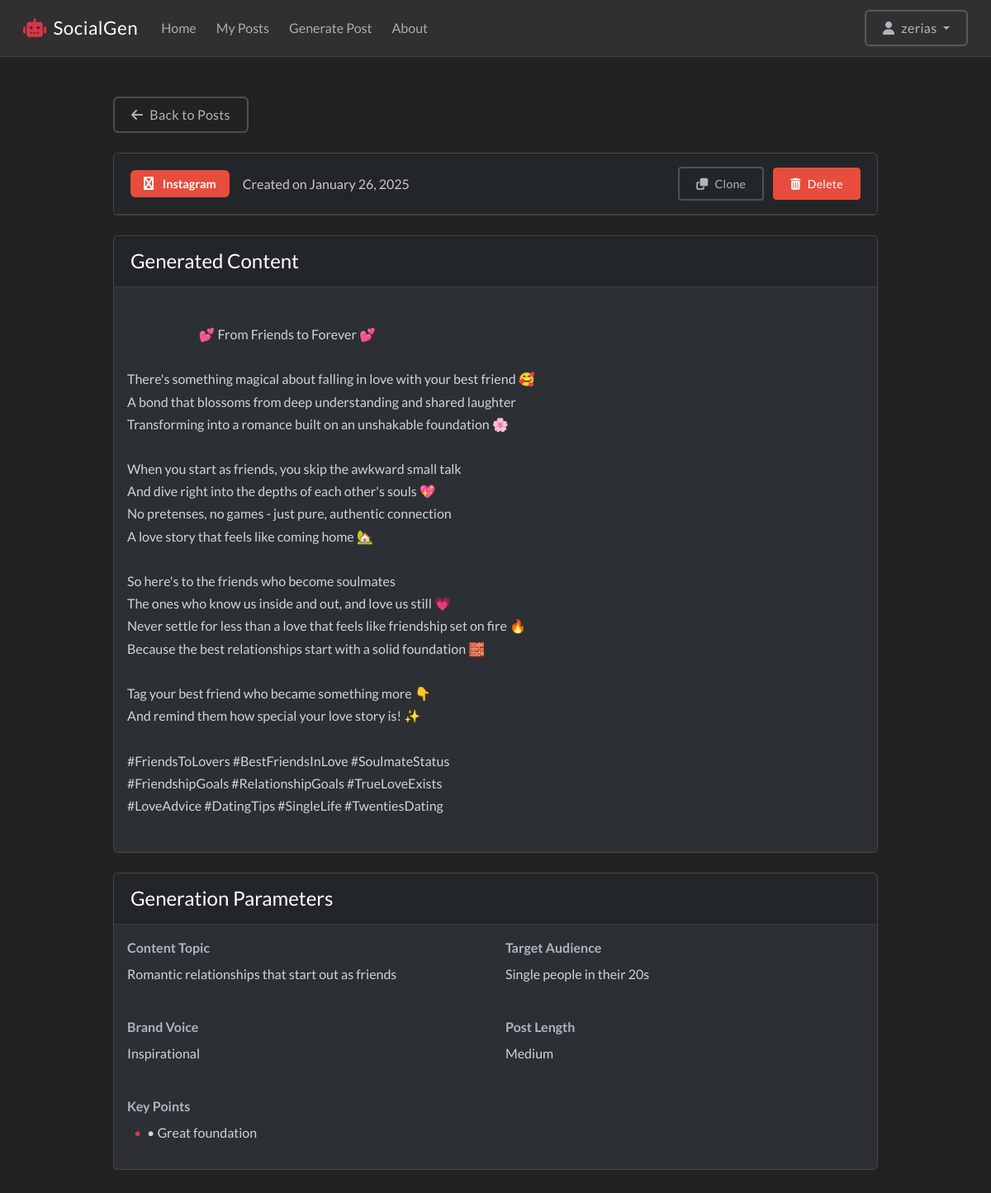
The page /generator/34/ (signed in) on the database its author committed.
### generator/models.py (models this page shows, shortened)
class GeneratedPost(models.Model):
    user = models.ForeignKey(User, on_delete=models.CASCADE)
    created_on = models.DateTimeField(auto_now_add=True)
    content = models.TextField()
    PLATFORM_CHOICES = [
        ('LI', 'LinkedIn'),
        ('TW', 'Twitter'),
        ('IG', 'Instagram'),
        ('FB', 'Facebook'),
    ]
    platform = models.CharField(max_length=2, choices=PLATFORM_CHOICES)
    VOICE_CHOICES = [
        ('PRO', 'Professional'),
        ('CAS', 'Casual'),
        ('HUM', 'Humorous'),
        ('EDU', 'Educational'),
        ('INS', 'Inspirational'),
    ]
    brand_voice = models.CharField(max_length=3, choices=VOICE_CHOICES)
    target_audience = models.TextField()
    content_topic = models.TextField()
    call_to_action = models.CharField(max_length=25, blank =True)
    key_points = models.TextField()
    LENGTH_CHOICES = [
        ('S', 'Short'),
        ('M', 'Medium'),
        ('L', 'Long'),
    ]
    post_length = models.CharField(max_length=1, choices=LENGTH_CHOICES)
    ai_response = models.JSONField(null=True, blank=True)
    class Meta:
        ordering = ['created_on']
    def parse_claude_response(self):
        if not self.content:
            return ''
        return mark_safe(self.content.replace('\n', '<br>'))

### generator/views.py (the view)
# urls.py: path('<int:pk>/', views.PostDetailView.as_view(), name='post-detail'),
class PostDetailView(LoginRequiredMixin, DetailView):
    model = GeneratedPost
    template_name = 'generator/post_detail.html'
    context_object_name = 'post'
    def get_queryset(self):
        return GeneratedPost.objects.filter(user=self.request.user)

### templates/generator/post_detail.html (shortened to what this page needs)
{% extends 'base.html' %}
{% load static %}
{% block css %}
<link rel="stylesheet" href="{% static 'css/detail.css' %}">
{% endblock %}
{% block content %}
<div class="post-detail-container">
    <div class="container py-4">
        <div class="row justify-content-center">
            <div class="col-lg-10">
                <div class="mb-4">
                    <a href="{% url 'generator:post-list' %}" class="btn btn-outline-light">
                        <i class="fas fa-arrow-left me-2"></i>Back to Posts
                    </a>
                </div>
                <div class="card mb-4">
                    <div class="card-header d-flex justify-content-between align-items-center">
                        <div class="d-flex align-items-center">
                            <span class="platform-badge badge bg-danger me-3">
                                <i class="fas fa-{{ post.get_platform_display|lower }} me-2"></i>
                                {{ post.get_platform_display }}
                            </span>
                            <span class="text-muted">Created on {{ post.created_on|date:"F d, Y" }}</span>
                        </div>
                        <div class="actions">
                            <a href="{% url 'generator:post-clone' post.pk %}" class="btn btn-outline-light btn-sm me-2">
                                <i class="fas fa-clone me-2"></i>Clone
                            </a>
                            <a href="{% url 'generator:post-delete' post.pk %}" class="btn btn-danger btn-sm">
                                <i class="fas fa-trash-alt me-2"></i>Delete
                            </a>
                        </div>
                    </div>
                </div>
                <div class="card mb-4">
                    <div class="card-header">
                        <h4 class="mb-0">Generated Content</h4>
                    </div>
                    <div class="card-body">
                        <div class="generated-content">
                            {{ post.parse_claude_response }}
                        </div>
                    </div>
                </div>
                <div class="card">
                    <div class="card-header">
                        <h4 class="mb-0">Generation Parameters</h4>
                    </div>
                    <div class="card-body">
                        <div class="row g-4">
                            <div class="col-md-6">
                                <div class="parameter-group">
                                    <label class="fw-bold">Content Topic</label>
                                    <p>{{ post.content_topic }}</p>
                                </div>
                            </div>
                            <div class="col-md-6">
                                <div class="parameter-group">
                                    <label class="fw-bold">Target Audience</label>
                                    <p>{{ post.target_audience }}</p>
                                </div>
                            </div>
                            <div class="col-md-6">
                                <div class="parameter-group">
                                    <label class="fw-bold">Brand Voice</label>
                                    <p>{{ post.get_brand_voice_display }}</p>
                                </div>
                            </div>
                            <div class="col-md-6">
                                <div class="parameter-group">
                                    <label class="fw-bold">Post Length</label>
                                    <p>{{ post.get_post_length_display }}</p>
                                </div>
                            </div>
                            <div class="col-12">
                                <div class="parameter-group">
                                    <label class="fw-bold">Key Points</label>
                                    <div class="key-points">
                                        {% for point in post.key_points.splitlines %}
                                            {% if point %}
                                                <p class="mb-2">• {{ point }}</p>
                                            {% endif %}
                                        {% endfor %}
                                    </div>
                                </div>
                            </div>
                        </div>
                    </div>
                </div>
            </div>
        </div>
    </div>
</div>
{% endblock %}

### templates/navbar.html (shortened to what this page needs)
<nav class="navbar navbar-expand-lg bg-dark navbar-dark">
    <div class="container-fluid">
        <a class="navbar-brand" href="{% url 'home' %}">
            <i class="fas fa-robot me-2"></i>SocialGen
        </a>
        <div class="collapse navbar-collapse" id="navbarContent">
            <ul class="navbar-nav me-auto mb-2 mb-lg-0">
                <li class="nav-item">
                    <a class="nav-link {% if request.path == '/' %}active{% endif %}"
                       href="{% url 'home' %}">Home</a>
                </li>
                {% if user.is_authenticated %}
                <li class="nav-item">
                    <a class="nav-link {% if 'post-list' in request.path %}active{% endif %}"
                       href="{% url 'generator:post-list' %}">My Posts</a>
                </li>
                <li class="nav-item">
                    <a class="nav-link {% if 'post-create' in request.path %}active{% endif %}"
                       href="{% url 'generator:post-create' %}">Generate Post</a>
                </li>
                {% endif %}
                <li class="nav-item">
                    <a class="nav-link {% if 'about' in request.path %}active{% endif %}"
                       href="{% url 'about' %}">About</a>
                </li>
            </ul>
            <div class="d-flex align-items-center">
                {% if user.is_authenticated %}
                    <div class="dropdown">
                        <button class="btn btn-outline-light dropdown-toggle" type="button" data-bs-toggle="dropdown" aria-expanded="false">
                            <i class="fas fa-user me-2"></i>{{ user.username }}
                        </button>
                    </div>
                {% endif %}
            </div>
        </div>
    </div>
</nav>

### static/css/base.css (style rules this page uses)
html, body { min-height: 100vh; padding: 0; margin: 0; scroll-behavior: smooth; }
body { display: flex; flex-direction: column; background-color: #222; }
.navbar { border-bottom: 1px solid rgba(255, 255, 255, 0.1); padding: 0.75rem 1rem; }
.navbar-brand { font-size: 1.4rem; font-weight: 500; letter-spacing: 0.5px; }
.navbar-brand i { color: #dc3545; }
.navbar-nav .nav-link { padding: 0.5rem 1rem; margin: 0 0.25rem; border-radius: 4px; transition: background-color 0.2s ease; }
.btn-outline-light { border-width: 2px; padding: 0.375rem 1rem; transition: all 0.2s ease; }
.btn { font-weight: 500; letter-spacing: 0.3px; padding: 0.5rem 1.25rem; }
.card { background-color: #2c3034; border: 1px solid rgba(255, 255, 255, 0.125); }

### static/css/detail.css (style rules this page uses)
.post-detail-container { min-height: calc(100vh - 56px); background-color: #222; }
.platform-badge { font-size: 0.9rem; padding: 0.5rem 1rem; }
.platform-badge i { font-size: 1rem; }
.card { background-color: #2c3034; border: 1px solid rgba(255, 255, 255, 0.1); margin-bottom: 2rem; }
.card-header { background-color: rgba(0, 0, 0, 0.2); border-bottom: 1px solid rgba(255, 255, 255, 0.1); padding: 1rem 1.25rem; }
.card-header h4 { color: #fff; font-weight: 500; }
.generated-content { color: #ced4da; font-size: 1rem; line-height: 1.7; white-space: pre-wrap; }
.parameter-group { margin-bottom: 1rem; }
.parameter-group label { display: block; color: #adb5bd; margin-bottom: 0.5rem; }
.parameter-group p { color: #ced4da; margin-bottom: 0; }
.key-points { color: #ced4da; }
.key-points p { padding-left: 1.5rem; position: relative; }
.key-points p:before { content: "•"; position: absolute; left: 0.5rem; color: #dc3545; }
.btn-outline-light { border-color: rgba(255, 255, 255, 0.2); }

### rows shown on the page
GeneratedPost: platform "Instagram", created_on "January 26, 2025", parse_claude_response "💕 From Friends to Forever 💕 There's something magical about falling in love with your best friend 🥰 A bond that blossoms from deep understanding and shared laughter Transforming into a romance built on an unshakable foundation 🌸 When you start as friends, you skip the awkward small talk And dive right into the depths of each other's souls 💖 No pretenses, no games - just pure, authentic connection A love story that feels like coming home 🏡 So here's to the friends who become soulmates The ones who know us inside and out, and love us still 💗 Never settle for less than a love that feels like friendship set on fire 🔥 Because the best relationships start with a solid foundation 🧱 Tag your best…", content_topic "Romantic relationships that start out as friends", target_audience "Single people in their 20s", brand_voice "Inspirational", post_length "Medium", splitlines "Great foundation"

### other values the page prints
{{ user.username }} "zerias"
